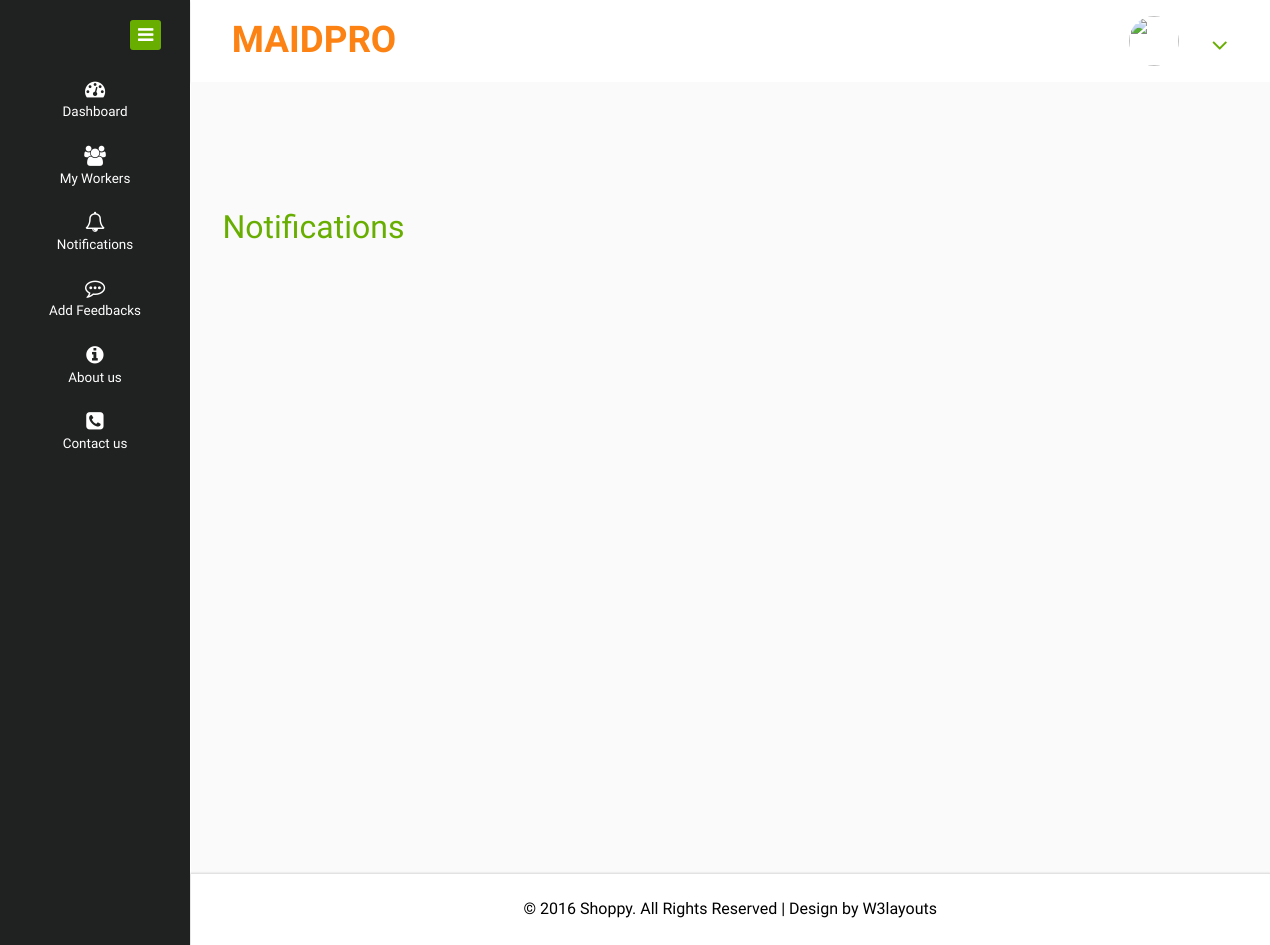
Page /users/notification.php on the earlier database version.
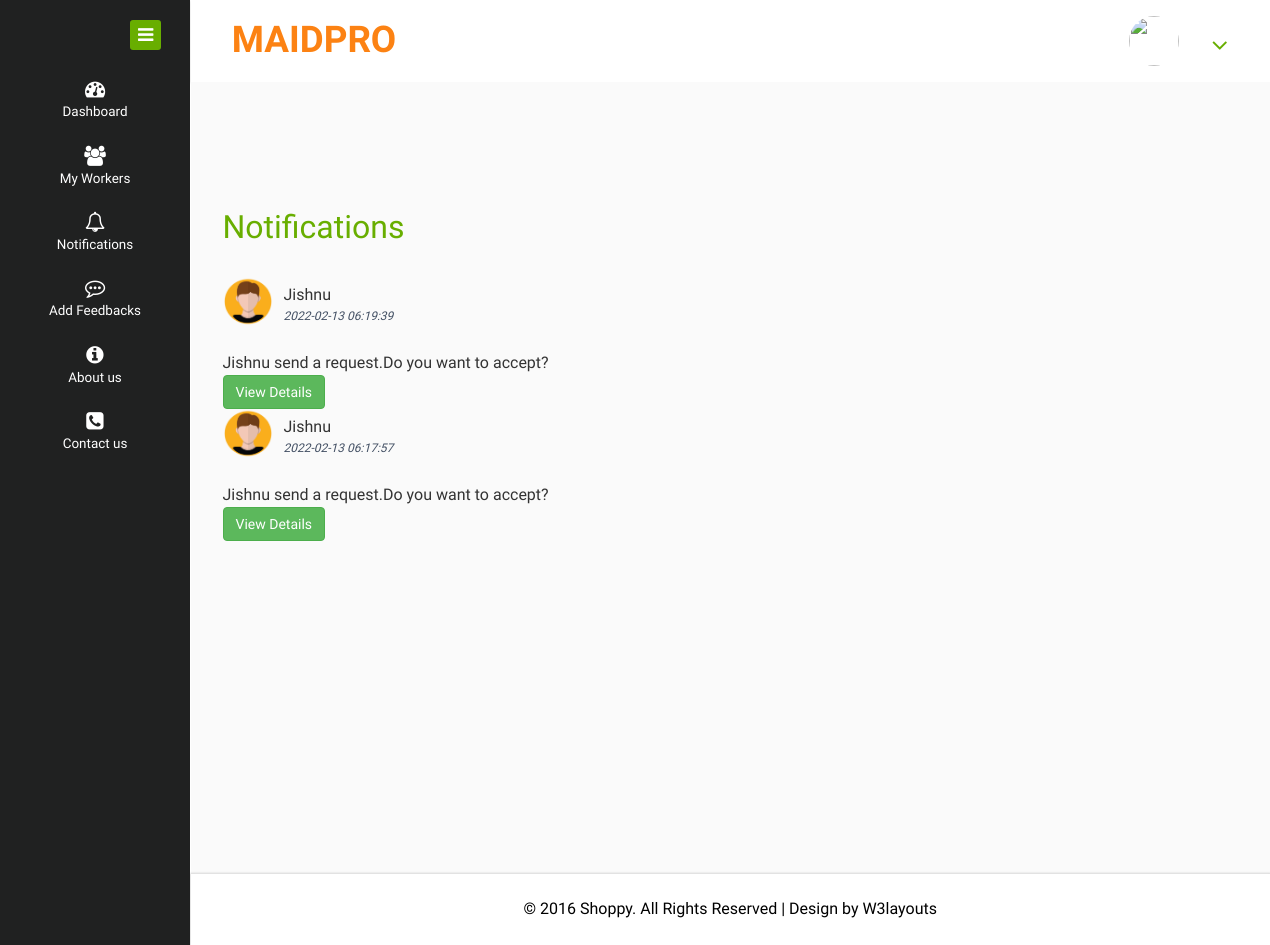
Same page on the later database version.
### tables this page shows
CREATE TABLE `notification` (
  `notification_id` int(11) NOT NULL,
  `senderid` varchar(30) NOT NULL,
  `receiverid` varchar(30) NOT NULL,
  `content` varchar(70) NOT NULL,
  `notification_datetime` timestamp NOT NULL DEFAULT current_timestamp(),
  `notification_type` varchar(25) NOT NULL DEFAULT 'normal'
);

CREATE TABLE `registration` (
  `user_id` int(11) NOT NULL,
  `email` varchar(50) NOT NULL,
  `name` varchar(30) NOT NULL,
  `phone` bigint(11) NOT NULL,
  `profile_pic` varchar(50) NOT NULL DEFAULT 'images/profile_pic.png',
  `house` varchar(30) NOT NULL,
  `place` varchar(30) NOT NULL,
  `district` varchar(30) NOT NULL,
  `state` varchar(30) NOT NULL,
  `pincode` int(10) NOT NULL,
  `gender` varchar(20) NOT NULL,
  `date_of_birth` varchar(20) NOT NULL
);

### users/notification.php (the view, shortened to what this page needs)
<?php
	include("header.php");
?>
<div class="inner-block">
    <div class="blank">
    	<h2>Notifications</h2>
    	<?php
        $em=$_SESSION['email'];
        $sql7="select * from notification where receiverid='$em' order by notification_datetime desc";
        $res=mysqli_query($conn,$sql7);
        if(mysqli_num_rows($res)>0){
        while($row=mysqli_fetch_assoc($res)){
            $sender_id=$row['senderid'];
        if($row["notification_type"]=="Admin"){
                                        $name="Admin";
                                        $pic="../images/profile_pic.png";
                                    }
                                    else{
                                        $sql2="select name,profile_pic from registration where email='$sender_id'";
                                        $result=mysqli_query($conn,$sql2);
                                        $r2=mysqli_fetch_assoc($result);
                                        $name=$r2["name"];
                                        $pic=$r2["profile_pic"];
                                    }
                                    ?>
                         <div class="profile_img">
                                    <span class="prfil-img"><img style="width:30%,vertical-align: middle;
  width: 50px;
  height: 50px;
  border-radius: 50%;" src="../users/<?php echo $pic?>" alt=""> </span>
                                    <div class="user-name">
                                        <?php echo $name ?>
                                        <p><span><?php echo $row["notification_datetime"]?></span>
                                    </p>
                                    </div>
                                </div>
                         <div class="panel-body"></div><?php echo $row['content']?>
                         <?php
                         if($row["notification_type"]=="request"){
                        ?>
                         <a href="jobrequest.php" class="btn btn-success">View Details</a>
                        <?php
                         }
                         ?>
                         <?php
                     }
                 }
                         ?>
    </div>
</div>
<?php
	include("footer.php");
?>

Differences in the rows shown:
added notification: registration.profile_pic (picture), registration.name "Jishnu", notification_datetime "2022-02-13 06:19:39", content "Jishnu send a request.Do you want to accept?", notification_type "View Details"
added notification: registration.profile_pic (picture), registration.name "Jishnu", notification_datetime "2022-02-13 06:17:57", content "Jishnu send a request.Do you want to accept?", notification_type "View Details"
